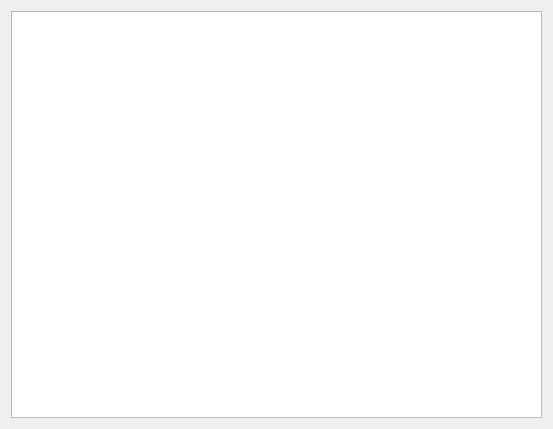
<?xml version="1.0" encoding="UTF-8"?>
<ui version="4.0">
 <class>Widget</class>
 <widget class="QWidget" name="Widget">
  <property name="geometry">
   <rect>
    <x>0</x>
    <y>0</y>
    <width>553</width>
    <height>429</height>
   </rect>
  </property>
  <property name="windowTitle">
   <string>DuChessBoard</string>
  </property>
  <layout class="QGridLayout" name="gridLayout">
   <item row="0" column="0">
    <widget class="QGraphicsView" name="graphicsView"/>
   </item>
  </layout>
 </widget>
 <layoutdefault spacing="6" margin="11"/>
 <resources/>
 <connections/>
</ui>
